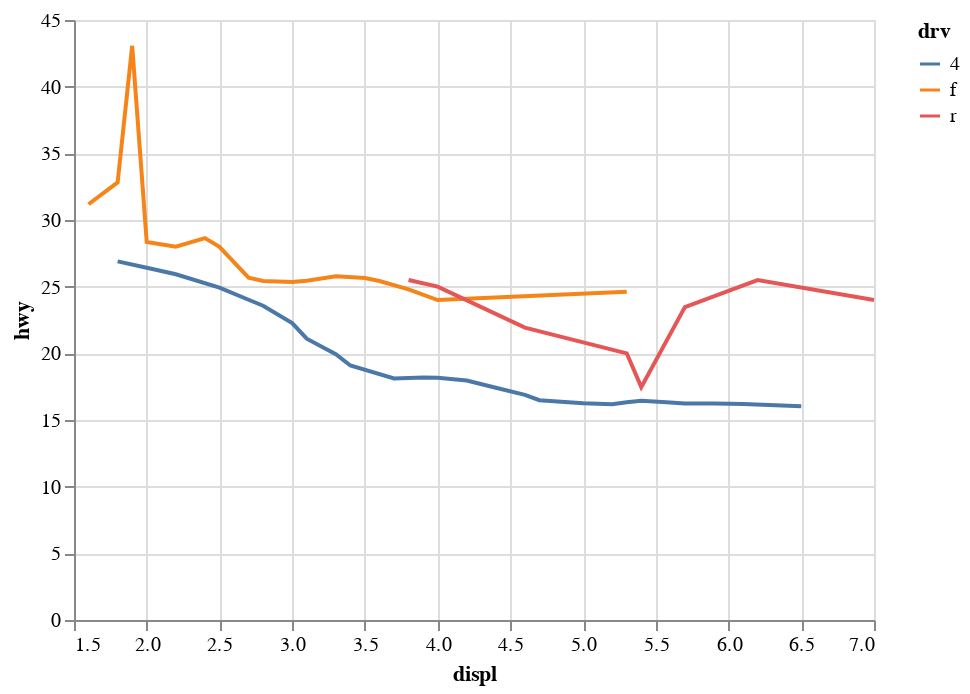

The code cell stored with this chart in its notebook:
### Code cell
chartleft = (alt.Chart(mpg)
  .encode(
    x = "displ",
    y = "hwy",
    )
  .transform_loess("displ", "hwy")
  .mark_line())

chartmiddle = (alt.Chart(mpg)
  .encode(
    x = "displ",
    y = "hwy",
    detail = "drv"
    )
  .transform_loess("displ", "hwy", groupby = ["drv"])
  .mark_line())

chartright = (alt.Chart(mpg)
  .encode(
    x = "displ",
    y = "hwy",
    color=alt.Color("drv")
    )
  .transform_loess("displ", "hwy", groupby = ["drv"])
  .mark_line())

#chartleft.properties()
#chartmiddle.properties()
chartright.properties()

### Figure 1 — Vega-Lite specification as saved in the notebook (floating-point values rounded to 4 significant figures; data arrays with more than 128 entries replaced by an {"elided": "..."} marker saying what was removed)
{"config": {"view": {"continuousWidth": 400, "continuousHeight": 300}}, "data": {"name": "data-784d2a789a5f3a352263a16b6c4cd367"}, "mark": "line", "encoding": {"color": {"field": "drv", "type": "nominal"}, "x": {"field": "displ", "type": "quantitative"}, "y": {"field": "hwy", "type": "quantitative"}}, "transform": [{"loess": "hwy", "on": "displ", "groupby": ["drv"]}], "$schema": "https://vega.github.io/schema/vega-lite/v4.17.0.json", "datasets": {"data-784d2a789a5f3a352263a16b6c4cd367": {"elided": "234 records"}}}
